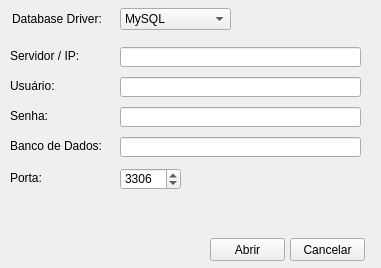
<?xml version="1.0" encoding="UTF-8"?>
<ui version="4.0">
 <class>databaseconfig</class>
 <widget class="QMainWindow" name="databaseconfig">
  <property name="geometry">
   <rect>
    <x>0</x>
    <y>0</y>
    <width>381</width>
    <height>268</height>
   </rect>
  </property>
  <property name="windowTitle">
   <string>MainWindow</string>
  </property>
  <widget class="QWidget" name="centralwidget">
   <widget class="QLineEdit" name="edtUsuario">
    <property name="geometry">
     <rect>
      <x>120</x>
      <y>77</y>
      <width>241</width>
      <height>20</height>
     </rect>
    </property>
   </widget>
   <widget class="QLineEdit" name="edtDatabase">
    <property name="geometry">
     <rect>
      <x>120</x>
      <y>137</y>
      <width>241</width>
      <height>20</height>
     </rect>
    </property>
    <property name="echoMode">
     <enum>QLineEdit::Normal</enum>
    </property>
   </widget>
   <widget class="QLabel" name="label">
    <property name="geometry">
     <rect>
      <x>12</x>
      <y>11</y>
      <width>91</width>
      <height>16</height>
     </rect>
    </property>
    <property name="font">
     <font>
      <family>Tahoma</family>
      <pointsize>9</pointsize>
     </font>
    </property>
    <property name="text">
     <string>Database Driver:</string>
    </property>
   </widget>
   <widget class="QComboBox" name="comboBox">
    <property name="geometry">
     <rect>
      <x>120</x>
      <y>8</y>
      <width>111</width>
      <height>22</height>
     </rect>
    </property>
    <item>
     <property name="text">
      <string>MySQL </string>
     </property>
     <property name="icon">
      <iconset>
       <normaloff>:/icons/1444503647_mysql-2048-black.png</normaloff>:/icons/1444503647_mysql-2048-black.png</iconset>
     </property>
    </item>
   </widget>
   <widget class="QLabel" name="label_4">
    <property name="geometry">
     <rect>
      <x>10</x>
      <y>108</y>
      <width>91</width>
      <height>16</height>
     </rect>
    </property>
    <property name="font">
     <font>
      <family>Tahoma</family>
      <pointsize>9</pointsize>
     </font>
    </property>
    <property name="text">
     <string>Senha:</string>
    </property>
   </widget>
   <widget class="QLineEdit" name="edtSenha">
    <property name="geometry">
     <rect>
      <x>120</x>
      <y>107</y>
      <width>241</width>
      <height>20</height>
     </rect>
    </property>
    <property name="echoMode">
     <enum>QLineEdit::PasswordEchoOnEdit</enum>
    </property>
   </widget>
   <widget class="QLabel" name="label_6">
    <property name="geometry">
     <rect>
      <x>10</x>
      <y>138</y>
      <width>91</width>
      <height>16</height>
     </rect>
    </property>
    <property name="font">
     <font>
      <family>Tahoma</family>
      <pointsize>9</pointsize>
     </font>
    </property>
    <property name="text">
     <string>Banco de Dados:</string>
    </property>
   </widget>
   <widget class="QSpinBox" name="sbPorta">
    <property name="geometry">
     <rect>
      <x>120</x>
      <y>168</y>
      <width>61</width>
      <height>22</height>
     </rect>
    </property>
    <property name="maximum">
     <number>50000</number>
    </property>
    <property name="value">
     <number>3306</number>
    </property>
   </widget>
   <widget class="QLineEdit" name="edtServer">
    <property name="geometry">
     <rect>
      <x>120</x>
      <y>47</y>
      <width>241</width>
      <height>20</height>
     </rect>
    </property>
   </widget>
   <widget class="QLabel" name="label_3">
    <property name="geometry">
     <rect>
      <x>10</x>
      <y>78</y>
      <width>91</width>
      <height>16</height>
     </rect>
    </property>
    <property name="font">
     <font>
      <family>Tahoma</family>
      <pointsize>9</pointsize>
     </font>
    </property>
    <property name="text">
     <string>Usuário:</string>
    </property>
   </widget>
   <widget class="QPushButton" name="btnCancel">
    <property name="geometry">
     <rect>
      <x>290</x>
      <y>238</y>
      <width>75</width>
      <height>23</height>
     </rect>
    </property>
    <property name="layoutDirection">
     <enum>Qt::LeftToRight</enum>
    </property>
    <property name="text">
     <string>Cancelar</string>
    </property>
    <property name="icon">
     <iconset>
      <normaloff>:/icons/Cancel.png</normaloff>:/icons/Cancel.png</iconset>
    </property>
    <property name="autoDefault">
     <bool>false</bool>
    </property>
   </widget>
   <widget class="QLabel" name="label_2">
    <property name="geometry">
     <rect>
      <x>10</x>
      <y>48</y>
      <width>91</width>
      <height>16</height>
     </rect>
    </property>
    <property name="font">
     <font>
      <family>Tahoma</family>
      <pointsize>9</pointsize>
     </font>
    </property>
    <property name="text">
     <string>Servidor / IP:</string>
    </property>
   </widget>
   <widget class="QPushButton" name="btnOk">
    <property name="geometry">
     <rect>
      <x>210</x>
      <y>238</y>
      <width>75</width>
      <height>23</height>
     </rect>
    </property>
    <property name="text">
     <string>Abrir</string>
    </property>
    <property name="icon">
     <iconset>
      <normaloff>:/icons/Ok.png</normaloff>:/icons/Ok.png</iconset>
    </property>
    <property name="autoDefault">
     <bool>false</bool>
    </property>
   </widget>
   <widget class="QLabel" name="label_5">
    <property name="geometry">
     <rect>
      <x>10</x>
      <y>170</y>
      <width>91</width>
      <height>16</height>
     </rect>
    </property>
    <property name="font">
     <font>
      <family>Tahoma</family>
      <pointsize>9</pointsize>
     </font>
    </property>
    <property name="text">
     <string>Porta:</string>
    </property>
   </widget>
  </widget>
 </widget>
 <resources/>
 <connections/>
</ui>
